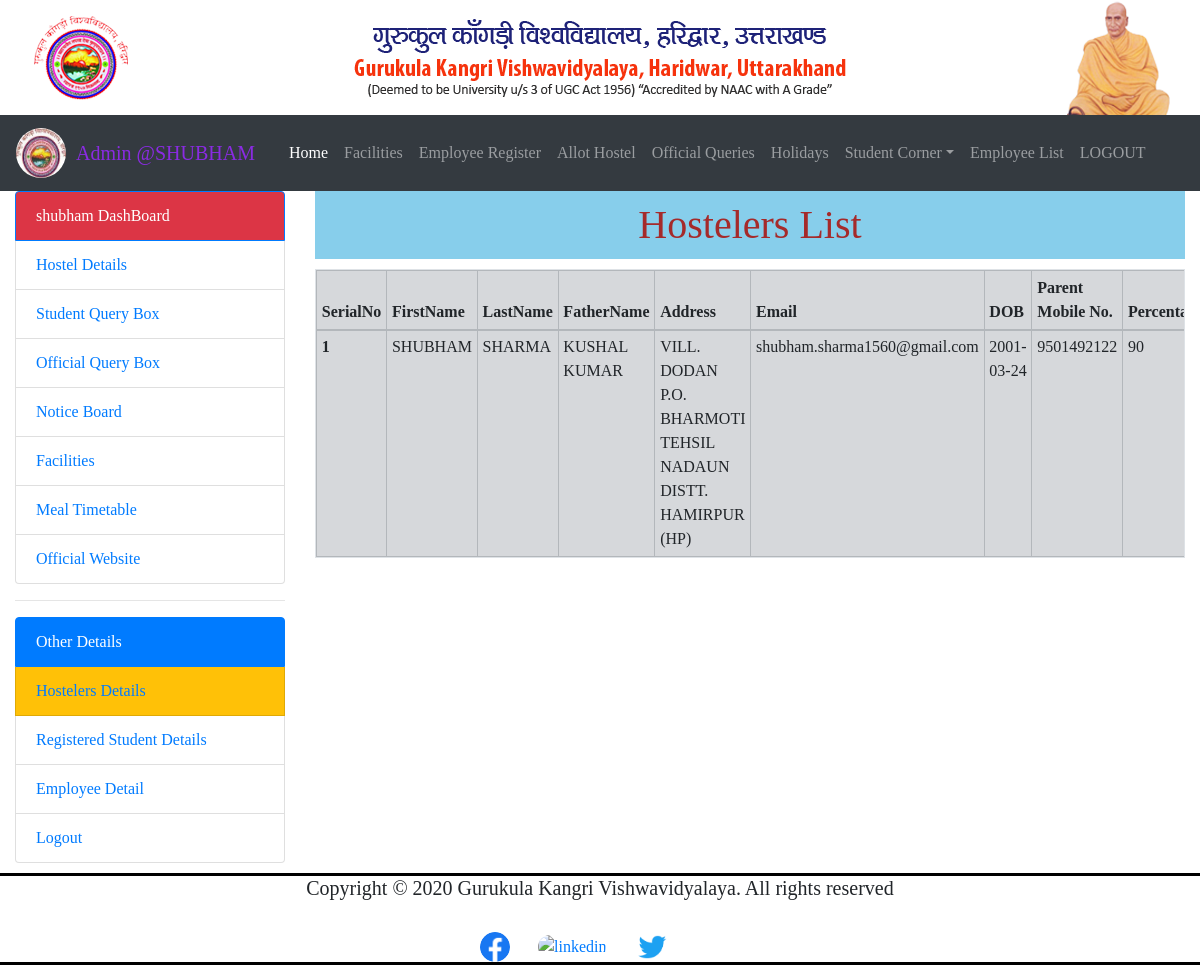
The app's page /admin/Allotment.php (signed in), older data.
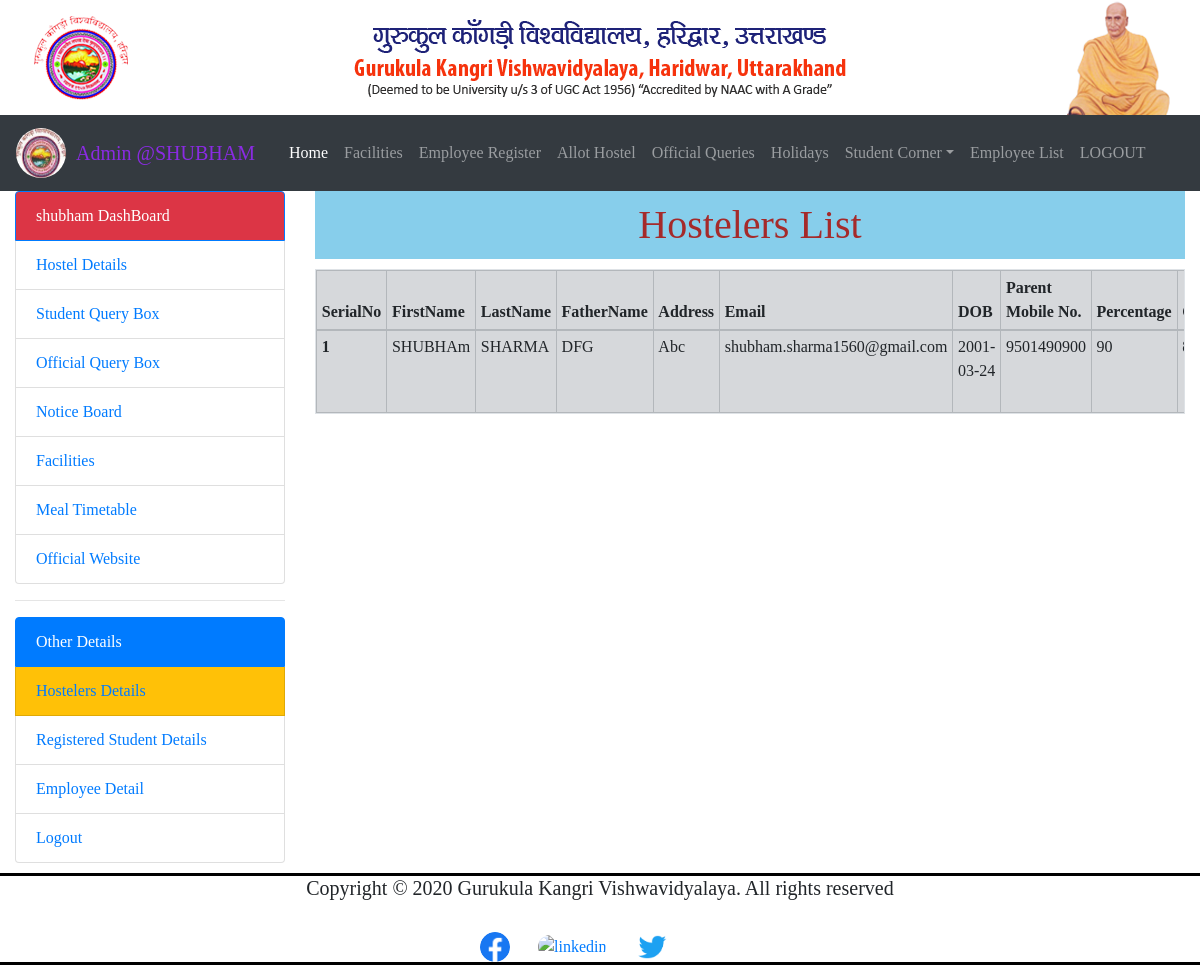
The same page, newer data.
### tables this page shows
CREATE TABLE `registration` (
  `SerialNo` int(11) NOT NULL,
  `FirstName` varchar(50) NOT NULL,
  `LastName` varchar(50) NOT NULL,
  `FatherName` varchar(50) NOT NULL,
  `Address` varchar(100) NOT NULL,
  `ParentMobNo` varchar(10) NOT NULL,
  `Email` varchar(40) NOT NULL,
  `DOB` date NOT NULL,
  `Contact` varchar(10) NOT NULL,
  `Category` varchar(10) NOT NULL,
  `Marks` varchar(10) NOT NULL,
  `Username` varchar(40) NOT NULL,
  `passcode` varchar(80) NOT NULL,
  `Branch` varchar(30) NOT NULL,
  `YearOfStudy` varchar(30) NOT NULL,
  `Hostel` varchar(30) NOT NULL
);

### admin/Allotment.php (the view, shortened to what this page needs)
<?php
 $conn = OpenCon();
  $query="SELECT * FROM `registration` where Marks>='80%' or (Category='SC' and Marks>='75%') or (Category='ST' and Marks>='70%')";
  $result=mysqli_query($conn,$query);
?>
<!doctype html>
<html lang="en">
  <head>
    <link rel="stylesheet" href="https://stackpath.bootstrapcdn.com/bootstrap/4.5.0/css/bootstrap.min.css">
</head>
<body>
    <header id="header">
        <div class="container-fluid" style="display: flex;">
            <div id="logo" class="col-lg-3 col-md-3 logo"><a href="https://www.gkv.ac.in/"><img
                        src="../images/logo.png"></a></div>
            <div id="gkv" class="col-lg-6 col-md-6 U-name text-center"><a href="https://www.gkv.ac.in/"><img
                        src="../images/gkv-un.png"></a></div>
            <div id="media" class="col-lg-3 col-md-3 founder text-right"><a href="https://www.gkv.ac.in/"><img
                        src="../images/gkv-founder.png"></a></div>
        </div>
    </header>
    <nav class="navbar sticky-top navbar-expand-lg navbar-dark bg-dark">
        <a style="display: flex;" class="navbar-brand" href="/gkvhms/admin/admin.php"
            style="font-size:1.55rem;color:royalblue ;">
            <img src="../images/GKV.jpg" width="50" height="50" class="d-inline-block rounded-circle" alt="GKV">
            <p style="color: blueviolet; margin: 10px;">Admin @SHUBHAM</p>
        </a>
          <div class="collapse navbar-collapse" id="navbarNavDropdown">
              <ul class="navbar-nav">
                  <li class="nav-item active">
                      <a class="nav-link" href="/gkvhms/admin/admin.php#home">Home <span class="sr-only">(current)</span></a>
                  </li>
                  <li class="nav-item">
                      <a class="nav-link" href="/gkvhms/admin/admin.php#facilities">Facilities</a>
                  </li>
                <li class="nav-item">
                    <a class="nav-link" href="/gkvhms/admin/employeeregister.php">Employee Register</a>
                </li>
                <li class="nav-item">
                    <a class="nav-link" href="/gkvhms/admin/Allotment.php">Allot Hostel</a>
                </li>
                <li class="nav-item">
                    <a class="nav-link" href="/gkvhms/admin/showquery.php">Official Queries</a>
                </li>
                <li class="nav-item">
                    <a class="nav-link" href="/gkvhms/admin/admin.php#holiday">Holidays</a>
                </li>
                <li class="nav-item dropdown">
                    <a class="nav-link dropdown-toggle" href="#" id="navbarDropdownMenuLink" role="button" data-toggle="dropdown" aria-haspopup="true" aria-expanded="false" ">Student Corner</a>
                </li>
                <li class="nav-item">
                    <a class="nav-link" href="/gkvhms/admin/employeelist.php">Employee List</a>
                </li>
                <li class="nav-item">
                    <a class="nav-link" href="/gkvhms/admin/logout.php">LOGOUT</a>
                </li>
            </ul>
        </div>
    </nav>
    <div class="container-fluid" style="overflow:auto;">
        <div class="row">
            <div class="col-md-3">
                <div class="list-group">
                    <a  class="list-group-item active navbar-dark bg-danger" id="home"><?php echo $_SESSION['username'];?> DashBoard</a>
                    <a href="/gkvhms/admin/admin.php#details" class="list-group-item">Hostel Details</a>
                    <a href="/gkvhms/admin/showstudentquery.php"class="list-group-item "> Student Query Box</a>
                    <a href="/gkvhms/admin/showquery.php" class="list-group-item">Official Query Box</a>
                    <a href="/gkvhms/admin/admin.php#notice" class="list-group-item">Notice Board</a>
                    <a href="/gkvhms/admin/admin.php#facilities" class="list-group-item">Facilities</a>
                    <a href="/gkvhms/admin/admin.php#meal" class="list-group-item">Meal Timetable</a>
                    <a href="/gkvhms/official/index.html" target="_blank"class="list-group-item">Official Website</a>
                </div>
                <hr>
                <div class="list-group">
                    <a  class="list-group-item active">Other Details</a>
                    <a href="/gkvhms/admin/Allotment.php" class="list-group-item bg-warning">Hostelers Details</a>
                    <a href="/gkvhms/admin/studentlist.php" class="list-group-item">Registered Student Details</a>
                    <a href="/gkvhms/admin/employeelist.php"class="list-group-item">Employee Detail</a>
                    <a href="/gkvhms/admin/logout.php" class="list-group-item" >Logout</a>
                </div>
            </div>
        <div class="col-md-9" id="home">
        <h1 style="background-color:skyblue; text-align:center; padding: 10px 5px; color:brown; margin-bottom:10px;">Hostelers List</h1>
        <table class="table table-sm table-responsive table-hover table-secondary table-bordered">
            <thead>
                <tr>
                    <th scope="col">SerialNo</th>
                    <th scope="col">FirstName</th>
                    <th scope="col">LastName</th>
                    <th scope="col">FatherName</th>
                    <th scope="col">Address</th>
                    <th scope="col">Email</th>
                    <th scope="col">DOB </th>
                    <th scope="col">Parent Mobile No. </th>
                    <th scope="col">Percentage</th>
                    <th scope="col">Contact</th>
                </tr>
            </thead>
            <tbody>
                <?php
                   while($rows=mysqli_fetch_assoc($result))
                   {
                ?>
                <tr>
                    <th scope="row"><?php echo $rows['SerialNo']; ?></th>
                    <td><?php echo $rows['FirstName']; ?></td>
                    <td><?php echo $rows['LastName'] ;?></td>
                    <td><?php echo $rows['FatherName']; ?></td>
                    <td><?php echo $rows['Address']; ?></td>
                    <td><?php echo $rows['Email']; ?></td>
                    <td><?php echo $rows['DOB']; ?></td>
                    <td><?php echo $rows['ParentMobNo']; ?></td>
                    <td><?php echo $rows['Marks']; ?></td>
                    <td><?php echo $rows['Contact']; ?></td>
                </tr>
                <?php
                   }
                ?>
            </tbody>
        </table>
                </div>
                </div>
                </div>
                <footer style="margin-top:10px; border-top: solid black;border-bottom: solid black;">
      <h5 style="text-align: center;">Copyright © 2020 Gurukula Kangri Vishwavidyalaya. All rights reserved</h5><br>
        <a style="margin-left: 40%;" href="https://www.facebook.com/gkvharidwar"><img
            style="height: 30px; border-radius: 50px;" src="../images/facebook'.png" alt="facebook"></a>
        <a style="margin-left: 2%;"
          href="https://www.linkedin.com/authwall?trk=gf&trkInfo=AQFEcn0EYGoRwwAAAXIE2hKgc_fzaTBXkuUUdKrdwkXcNK99YyaxvWSZgEx7M14ne_wo4-4tS7hFT7M9BVtF58V7yHJuASs6ORn55MZq4hJNaUcJNJ_5HmEQw0DxCFmOGYEgX-c=&originalReferer=https://www.gkv.ac.in/&sessionRedirect=https%3A%2F%2Fwww.linkedin.com%2Fschool%2Fgurukula-kangri-vishwavidyalaya%2F"><img
            style="height: 30px; border-radius: 50px;" src="../images/linkedin.png" alt="linkedin"></a>
        <a style="margin-left: 2%;" href="https://twitter.com/gkvsocial"><img style="height: 30px; border-radius: 50px;"
            src="../images/twitter.png" alt="twitter"></a>
    </footer>
  </body>
</html>

### admin/Allotment.php (style rules this page uses)
* { scroll-behavior: smooth; font-family: Georgia, 'Times New Roman', Times, serif; }

Row changes from the older to the newer data that the page shows:
changed registration "SHARMA": FirstName "SHUBHAM" → "SHUBHAm"; FatherName "KUSHAL KUMAR" → "DFG"; Address "VILL. DODAN P.O. BHARMOTI TEHSIL NADAUN DISTT. HAMIRPUR (HP)" → "Abc"; ParentMobNo "9501492122" → "9501490900"
